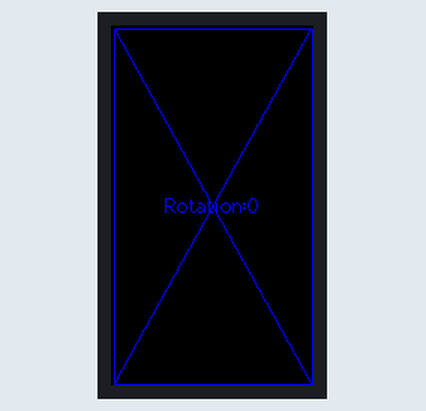
This sketch was run on a simulated ESP32. On the bench: 240×135 colour display. Random numbers use the default seed unless the sketch sets one; what the sketch prints to the serial monitor is not drawn.

Above: at 0.3 s.
At 8.4 s:
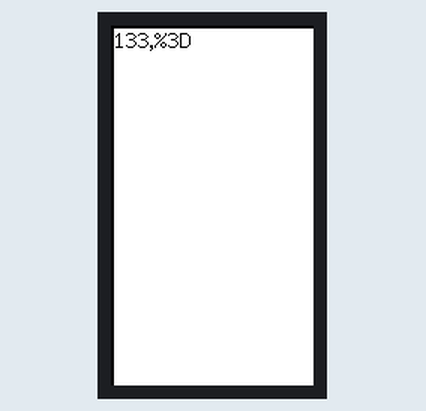
At 16.8 s:
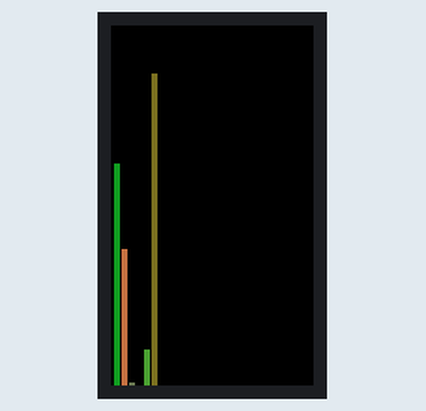
At 19.2 s:
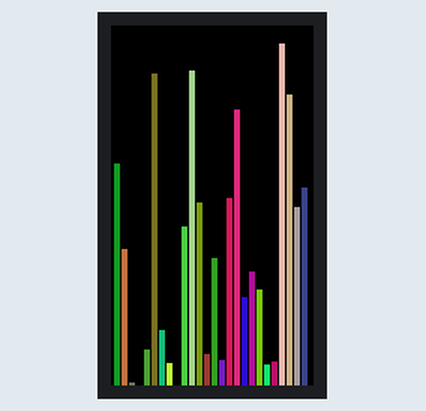
At 22.3 s:
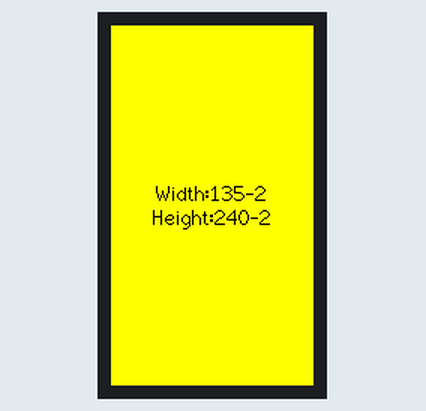
At 38.2 s:
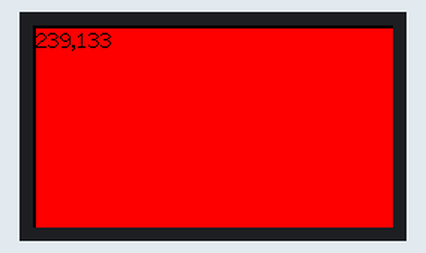

Measured:
- what the display in image 1 shows lasts 3.0 s, from 8.3 s to 11.3 s
- what the display in image 2 shows lasts 0.5 s, from 16.7 s to 17.2 s
- what the display in image 4 shows lasts 3.1 s, from 22.2 s to 25.3 s

The sketch:

eSPI_Example2.ino
```cpp
/*
 * Example 2
 * * LILYGO TTGO TS TFT test code, more functions, color support
 * 1Pats March 2025
 * Code is based on the KISS principle
 * Created with one main goal - to use it for testing. I had spent a lot of time getting my breakout board to work.
 * and I want to save time for other hobbyists. No big logic in this code - it is just for verification of the proposed functionality.
 * I bought this breakout board on AliExpress some time ago.  At some point, I reworked my stuff and decided to use it.
 * Here is the full name of the item I bought:
 * LILYGO® TTGO TS V1.0 V1.4 ESP32 1.44 1.8 TFT MicroSD Card Slot Speaker MPU9250 Bluetooth Wifi Module
 * I guess somewhere it is marked  as T10 V1.4
 * Cannot explain what each number means.
 * See picture here: https://github.com/LilyGO/TTGO-TS/blob/master/Image/T10_V1.4.jpg
 * Module is implemented as a breakout board (display is soldered to ESP32)
 * This is my first TFT display, I was unfamiliar with all this stuff. I spent over a week trying to get it up and running, trying different libraries,
 * and searched through forums, YouTube...
 * Information is scarce, and contradictory, code examples did not work, videos lack technical details, and I almost gave up...
 * A few additional facts as I dig deeper:
 * Adafruit https://www.adafruit.com/category/97 has something similar  (but only similar)
 * ST7735 driver.
 * Display size 1.8 inch
 * Resolution 128x160
 * Type R display
 * Screen PINS as shown:
 * MOSI    23
 * SCLK    5
 * CS      16
 * DC (A0) 17
 * RST     9
 * https://github.com/Xinyuan-LilyGO/LilyGo_Txx - I found something there
 * Finally I stopped at the TFT_eSPI library.
 * https://github.com/Bodmer/TFT_eSPI
 * At a time when I was developing this code - the library had version 2.5.43.
 * The documentation is there, but unfortunately it was not up to date.
 * https://doc-tft-espi.readthedocs.io/
 * My first attempts were unsuccessful, but I finally got it to work.
 * The TFT_eSPI library has instructions on how to make adjustments for a particular display type, but it is quite difficult to capture all the nuances.
 * and what exactly is required. Also - I was unable to find any technical details such as a datasheet.
 * What I did:
 * 1) deleted the KConfig file
 * 2) in the file: user_setup_select.h
 * commented line // #include <User_Setup.h> and uncommented #include <User_Setups/Setup2_ST7735.h>.
 * 3) The following has been done in file Setup2_ST7735.h
 * Replaced #define REDTAB with #define BLACKTAB (see around line 14)
 * This is a bit of a fuzzy parameter, initially stands for border color around the screen, and as I understand it
 * affects screen positioning and other behavior.
 * You can experiment with it - all "TABS" are in ST7735_Defines.h.
 * 4) Commented previous pin definitions, added these (around line 28)
 * TFT display pins -----------------------------------------------------
 * #define TFT_MOSI       23
 * #define TFT_SCLK       5
 * #define TFT_CS         16
 * #define TFT_DC         17
 * #define TFT_RST        -1
 *
 * Initially added definition for RST pin, but setup crashed. After hours of debugging - ola!
 * Reset pin should be defined like this:
 * #define TFT_RST -1
 * When I did this, the display showed signs of life for the first time.
 *
 * To clear the screen, the fillScrean() function is usually used, but as I discovered, it sometimes leaves uncleared areas.
 * Developed a workaround: vDeepClearAndRotate(iRotate); It clears the screen and sets it to rotate iRotate.
 * The orientation of the display is quite important, so the example shows its effect. Unfortunately, graphics behave a bit differently for each rotation.
 *
 * March 12th
 * Added color support
 * Noticed - TFT displays use color coding I was not familiar with.
 * Researched it a bit - they are coded in RGB565 standard vs usual RGB888.
 * RGB888 uses one byte for each code component and can be stored in 3 bytes. R, G, B
 * RGB565 fits into 16 bits and can be stored in uint16_t (int on 16 bit processors)
 * Each color occupies its part (bits) of the variable. The first 5 reserved for red colour, the next 6 - for green, remaining 5 - for blue
 * Here is a bit of theory:
 * https://support.touchgfx.com/docs/basic-concepts/color-formats
 * See converter example
 * Developed a few test functions as existing ones seemed too complex for simple tests.
 */

#define BAR_WIDTH 4                         // For bar testing function - bar width
#define BAR_DIST  1                         // sapce between bars
#define RGB_MAX   255                       // max color component value

#define DELAY_TIME     3000                 // delay between scenes
#define DELAY_ELEMENTS 20                   // delay between elements drawing


#include <TFT_eSPI.h>                       // libray for TFT displays#include <SPI.h>                            // it is based on Serial Port Interface

TFT_eSPI tft = TFT_eSPI();                  // includes MUST(!) be corrected to make it working

#define I_RED    2                           // color component index
#define I_GREEN  1
#define I_BLUE   0
typedef union {                              // this is a structure to quickly get color 32 bits value from bytes
  uint32_t ulColor888;                       // 32 bits in memory (4 bytes)
  byte bRGB[4];                              // empty, Blue. Green,RED, Each 8 bits
} tColor888;                                 // type of this union
tColor888 ulColorStore;                      // variable used for color conversion

/*
 * RGB565 standard support
 * converts color code stored in separate bytes bR,bG,bB
 * to uint32_t value (however only the last 16 bits are used
 * but- as TFT displays frequently use uint32_t as an argument in functions, I am using it)
 * Colors are reduced, as Red and Blue can store 2**5 values, green 2**6
 * while RGB888 standard can store 2**8 values for each color component
 */
uint32_t ulRGBto565(byte bR, byte bG, byte bB){
   return  (((uint32_t)bR >> 3) << 11) | (((uint32_t)bG >> 2) << 5) | ((uint32_t)bB >> 3);
}

/*
 * Extracts separate color components- bytes bR, bG, bR
 * from value uilRGB565, where color is stored in RGB565 format
 * Note: as RGB656 contains less number of colors (65536) than RGB888 standard (16777216), code:
 * uint32_t  ulRGB656 = ulRGBto565(bR,bG,bB);
 * vRGB565toBytes(ulRGB565, bR,bG,bB);
 * does not produce the same color component values. (RGB565 reduces color depth)
 *
 * After calling this function variables bR, bG, bB contain resulting values. (Variable is passed by adresses)
 */
void vRGB565toBytes(uint32_t ulRGB565, byte &bR, byte &bG, byte &bB){  // 5+6+5 bits = 16 bits total
    bR = byte(((ulRGB565 >> 11) & 0x0000001F));            //       5 bits  11 bits from end
    bG = byte(((ulRGB565 >> 5)  & 0x0000003F));            //       6 bits  5 bits from end
    bB = byte(ulRGB565          & 0x0000001F);             //       5 bits  0 bits from end
}

void setup(void) {
  ulColorStore.ulColor888 = 0L;                            // clear color bytes
  Serial.begin(115200);                                    // do not forget to verify Serial Monitor speed
  Serial.printf("TFT_MOSI=   23 |%d\n",TFT_MOSI);          // print out defines to to see how  includes work
  Serial.printf("TFT_SCLK=   5  |%d\n",TFT_SCLK);          // suggested pin definitions and real ones
  Serial.printf("TFT_CS=     16 |%d\n",TFT_CS);
  Serial.printf("TFT_DC=     17 |%d\n",TFT_DC);
  Serial.printf("TFT_RST=    9  |%d (actualy -1 is a right setting)\n",TFT_RST);
  Serial.printf("TFT_WIDTH=  %3d|%d\n",  TFT_WIDTH,  tft.width());
  Serial.printf("TFT_HEIGHT= %3d|%d\n",  TFT_HEIGHT, tft.height());

  tft.init();                                              // this is a critical command, usually setup code crashes here
  Serial.print("-");                                       // these printouts might help in debugging
  tft.setTextFont(2);                                      // use a bit larger font (font size #2)

  Serial.println("Initialized");                           //

}

/*
 * Fill screen with horizontal lines
 */
void vHorLines(){
   int16_t iHeight = tft.height()-2;                       // real height of screen
   int16_t iWidth  = tft.width()- 2;                       // real width of screen
   for (int16_t iL = 2; iL <  iHeight+2; iL++){               // draw horizonontal line one  by one
       tft.drawFastHLine(2,iL,iWidth,TFT_WHITE);           // till screen is full
       if (iL < 8) continue;                               // text part - draw it quickly
       tft.setCursor(2,2);                                 // set cursor position
       tft.printf("%3d,%3D",iWidth,iL);                    // length of line, x position, print it out  on tft display
       delay(DELAY_ELEMENTS);                              // give time to see
   }
}

/*
* Fill screen with vertical lines
*/
void vVertLines(){
    int16_t iHeight = tft.height()- 2;                     // real height of the screen
    int16_t iWidth  = tft.width() - 2;                     // real width of the screen
    for (int16_t iL = 2; iL < iWidth+2; iL++){               // fills screen with vertical red lines
       tft.drawFastVLine(iL,2,iHeight,TFT_RED);            // draw vertical line
       if (iL < 56) continue;                              // text part
       tft.setCursor(2,2);                                 // set cursor position
       tft.printf("%3d,%3d",iL,iHeight);                   // y coordinate, length of line, print it out
       delay(DELAY_ELEMENTS);                              // give time to see
   }
}

/*
 * Draw one bar
 * BarNumber - number of bar
 * iBarheight - bar height
 * ulColor bar color (RGB565 code)
 */
void vDrawBar(int32_t iBarNumber, int32_t iBarHeight, uint32_t ulColor = TFT_WHITE){
   int16_t iX = (BAR_WIDTH+BAR_DIST)*iBarNumber+2;         // bar position in screen
   int16_t iW = tft.width()- 2;                            // real width of screen
   int16_t iH = tft.height()-2;                            // real height of screen
   if (iX+BAR_WIDTH > iW) return;                          // don't draw  this bar as it is out of the screen
   if (iBarHeight > iH) iBarHeight = iH;                   // if bar heigh exceeds screen height, correct iy
   int16_t iYClear = iH-iBarHeight;                        // remaining par needs to be cleared
   if (iYClear > 0) tft.fillRect(iX, 2, BAR_WIDTH+BAR_DIST, iYClear, TFT_BLACK);   // clear the top of the bar
   tft.fillRect(iX, iH-iBarHeight, BAR_WIDTH,iH,ulColor);              // draw bar
}

/*
 * generate bars
 * randon height, random color
 */
void vBar(){
   int16_t iW= tft.width()- 2;                             // real width of screen
   int16_t iH= tft.height()-2;                             // real height of dcreen
   for (int16_t i = 0; i < iW/(BAR_WIDTH+BAR_DIST); i++){  // reuse all screen
      int32_t iRandomHeight      = random(iH);             // random height
      ulColorStore.bRGB[I_RED]   = byte(random(RGB_MAX));  // generate RGB tripple Red color component
      ulColorStore.bRGB[I_GREEN] = byte(random(RGB_MAX));  // generate RGB tripple Green color component
      ulColorStore.bRGB[I_BLUE]  = byte(random(RGB_MAX));  // generate RGB tripple Blue color component
      uint32_t ulColor = ulRGBto565(ulColorStore.bRGB[I_RED] ,ulColorStore.bRGB[I_GREEN],ulColorStore.bRGB[I_BLUE]);           // Convert it to RGB565 standard
      //Serial.printf("(%02X,%02X,%02X)==%04X | %08X  (orginal)\n",   ulColorStore.bRGB[I_RED] ,ulColorStore.bRGB[I_GREEN],ulColorStore.bRGB[I_BLUE], ulColor,ulColorStore.ulColor888);
      //vRGB565toBytes(ulColor, ulColorStore.bRGB[I_RED] ,ulColorStore.bRGB[I_GREEN],ulColorStore.bRGB[I_BLUE]);                 // Conver back to separate bytes
      //Serial.printf("(%02X,%02X,%02X)==%04X | %08X  (converted)\n\n",ulColorStore.bRGB[I_RED] ,ulColorStore.bRGB[I_GREEN],ulColorStore.bRGB[I_BLUE], ulColor,ulColorStore.ulColor888);
      for (int32_t j = 0; j < iRandomHeight; j++)  vDrawBar(i,j,ulColor);    // "grow" it
      delay(DELAY_ELEMENTS);                                // let it see
   }
}

/*
 * very simple graphics test:
 * draw rectangle in blue color
 * and two crossig lines
 */
void vDrawEnvelope(){
  uint16_t iW = tft.width();                               // width of the screen
  uint16_t iH = tft.height();                              // height of the screen
  tft.drawRect(2,     2,   iW-2, iH-2, TFT_BLUE);          // offsets are different for different rotations
  tft.drawLine(2,     2,   iW-2, iH-2, TFT_BLUE);          // draw first crossing line- top, left to bottom, right
  tft.drawLine(iW-2,  2,   2,    iH-2, TFT_BLUE);          // draw second crossing line top, right to bottom, left
}

/*
 * sometimes fillScrean() function leaves an uncleared area
 * the following function is a workaround to bypass it.
 * defect can be seen after initiation of the screen.
 * Next calls, seems, work well
 * Probably this is a defect of my breakout board
 */
void vDeepClearAndRotate(uint8_t bRotate){
   tft.fillScreen(TFT_BLACK);
   tft.setRotation(2);
   tft.fillScreen(TFT_BLACK);
   tft.setRotation(bRotate);
}

void loop() {
  char cBuff[15];
  static int16_t i = 0;                                    // iteration counter
  vDeepClearAndRotate(i%4);                                // clear screen, set rotation

  tft.setTextColor(TFT_BLUE);                              // set text color
  vDrawEnvelope();                                         // make outer frame (test margins)
  sprintf(cBuff,"Rotation:%d", i%4);                       // show rotation number
  tft.drawCentreString(cBuff, tft.width()/2, tft.height()/2-8, 2);   // draw centered string
  delay(DELAY_TIME);                                       // allow to see

  tft.fillScreen(TFT_BLACK);                               // clear screen
  tft.setTextColor(TFT_BLACK,TFT_WHITE);                   // now use black font
  vHorLines();                                             // draw horizontal lines
  delay(DELAY_TIME);                                       // allow to see

  tft.setTextColor(TFT_BLACK,TFT_RED);
  vVertLines();                                            // draw vertical lines
  delay(DELAY_TIME);

  tft.fillScreen(TFT_BLACK);
  vBar();                                                  // draw bars
  delay(DELAY_TIME);                                       // let it see

  tft.setTextColor(TFT_BLACK,TFT_BLACK);                   // black fonts, transparent background
  tft.fillScreen(TFT_YELLOW);                              // now make screen yellow
  sprintf(cBuff,"Width:%d-%d", tft.width(),2);             // make string in buffer
  tft.drawCentreString(cBuff, tft.width()/2, tft.height()/2-16, 2);  // draw centered string
  sprintf(cBuff,"Height:%d-%d", tft.height(),2);
  tft.drawCentreString(cBuff, tft.width()/2, tft.height()/2+0, 2);
  delay(DELAY_TIME);                                       // allow time to see
  i++;
}
```
